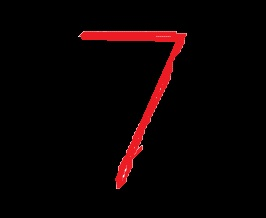
#> input picture test.jpg, 266 x 218 px
$ python MLDigitRecognition.py   (older library calls are emulated)
#> lines starting #> are read from the running program, lines starting #| are printed output that depends on the picture
import warnings
warnings.filterwarnings(action="ignore")

# Standard scientific Python imports
import matplotlib.pyplot as plt

# Import datasets, classifiers and performance metrics
from sklearn import datasets, svm

# The digits dataset
digits = datasets.load_digits()

#print( "digits : " , digits.keys()  )

print( "digits.target---- : " , digits.target )

images_and_labels = list(zip(digits.images, digits.target))

print( "len(images_and_labels) " ,len(images_and_labels)  )

for index, [image,label] in enumerate(images_and_labels[  : 5 ]  ):
    print("index:", index, "image:\n", image, " label: ", label )
    plt.subplot(2, 5, index+1)     #Position numbering starts from 1
    plt.axis('on')
    plt.imshow(image, cmap=plt.cm.gray_r, interpolation='nearest' )
    plt.title('Training: %i ' % label)

#plt.show()


# To apply a classifier on this data, we need to flatten the image, to
# turn the data in a (samples, feature) matrix:
n_samples = len(digits.images)             #n_samples=1797
print( "n_samples : " , n_samples )

imageData = digits.images.reshape((n_samples, -1))

print( "After Reshaped: len(imageData[0]): " , len( imageData[0]  ) )


# Create a classifier: a support vector classifier
classifier = svm.SVC(gamma=0.001)

# We learn the details on the first half of the digits
classifier.fit(  imageData[     :n_samples//2 ] ,
                   digits.target[ :n_samples//2]
                )


# Now predict the value of the digit on the second half:
originalY = digits.target[n_samples//2:  ]

predictedY = classifier.predict(imageData[n_samples//2:     ])


images_and_predictions = list(zip(digits.images[n_samples // 2:  ],
                                                predictedY))

for index, [image, prediction] in enumerate(images_and_predictions[:5]):
    plt.subplot(2, 5, index + 6)
    plt.axis('on')
    plt.imshow(image, cmap=plt.cm.gray_r, interpolation='nearest')
    plt.title('Prediction: %i' % prediction)


print( "Original Values: ",
       digits.target[n_samples //2 :  (n_samples//2)+5  ]   )

plt.show()
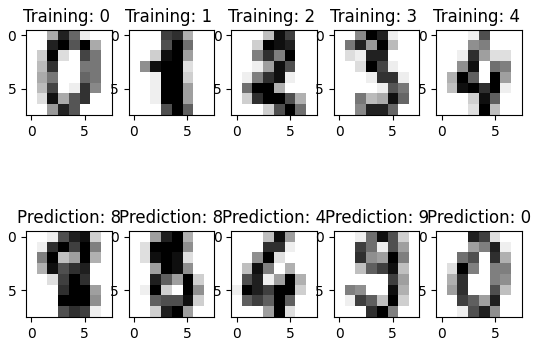
#> figure drawn by matplotlib, 10 panels


#Install Pillow library
from scipy.misc import imread, imresize, bytescale

# img = imread("Three2.jpeg")
img = imread("test.jpg")
#> img is the input picture: shape (218, 266, 3); mean R, G, B 10.6, 2, 2.4
img = imresize(img, (8,8) )

classifier = svm.SVC(gamma=0.001)
classifier.fit(  imageData[:] , digits.target[:]  )

img = img.astype(digits.images.dtype)
img = bytescale(img, high=16.0, low=0)

print( "img.shape : " , img.shape  )
#| img.shape :  (8, 8, 3)
print( "\n", img  )
#> (printed output is left out)


x_testData = []

for row in img:
    for col in row:
        x_testData.append(sum(col)/3.0)
#> this loop made 8 passes
#> after the loop, x_testData = 64 values, max 7.33 at index 12, min 0 at index 0, mean 1.02

print( "x_testData : \n" , x_testData )
#> (printed output is left out)

print( "len(x_testData)  :" , len(x_testData)   )
#| len(x_testData)  : 64


x_testData = [x_testData ]
print( "len(x_testData) : " , len(x_testData)   )
#| len(x_testData) :  1


result = classifier.predict(x_testData)
#> result = [7]
print( "Machine Output = " , result )
#| Machine Output =  [7]


plt.show()
